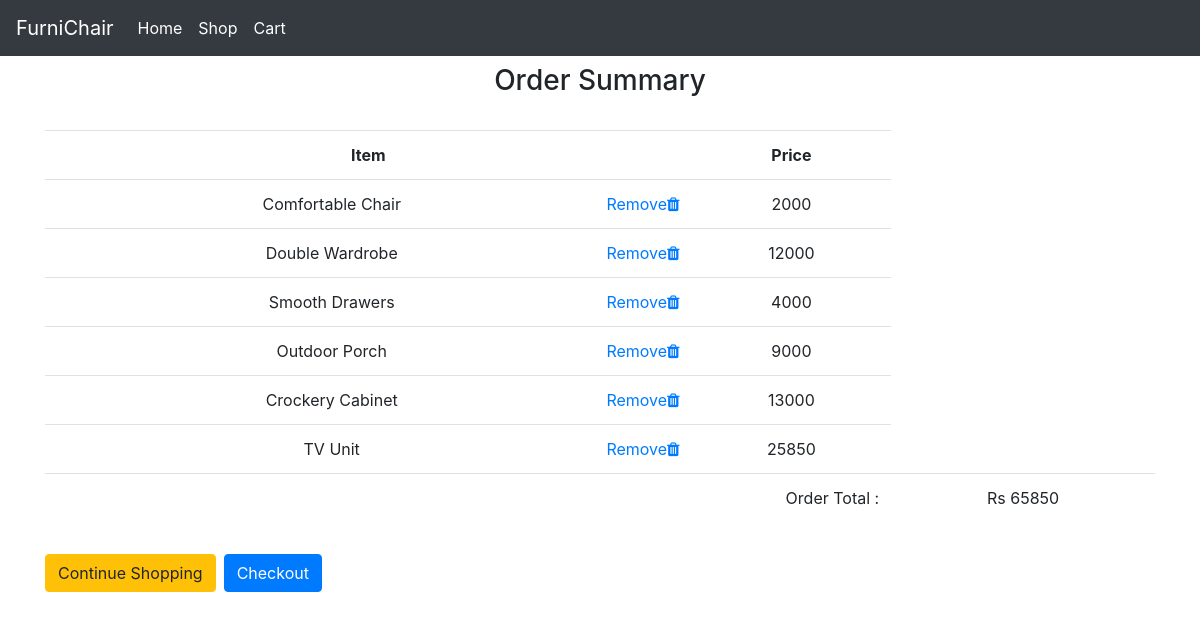
Page /cart/summary/ (signed in) on the committed database.
### cart/models.py (models this page shows, shortened)
class OrderItem(models.Model):
    product = models.OneToOneField(Product, on_delete=models.SET_NULL,null = True)
    is_ordered = models.BooleanField(default=False)
    date_added = models.DateTimeField(auto_now = True)
    date_ordered = models.DateTimeField(null=True)

class Order(models.Model):
    ref_code = models.CharField(max_length=15)
    owner = models.ForeignKey(Profile,on_delete=models.SET_NULL,null=True)
    is_ordered = models.BooleanField(default=False)
    items = models.ManyToManyField(OrderItem)
    date_ordered = models.DateTimeField(auto_now = True)
    def get_cart_items(self):
        return self.items.all()
    def get_cart_total(self):
        return sum([item.product.cost for item in self.items.all()])

### ehome/models.py (models this page shows, shortened)
class Product(models.Model):
    imgurl = models.URLField(max_length=3000)
    name = models.CharField(max_length=100)
    cost = models.IntegerField()

### cart/views.py (the view)
# urls.py: path('summary/',views.order_details,name='summary'),
@login_required()
def order_details(request,**kwargs):
    current_order = get_user_pending_order(request)
    return render(request, 'cart/summary.html',{'order':current_order})

### cart/views.py (called while the page is built)
def get_user_pending_order(request):
    user_profile = get_object_or_404(Profile,user=request.user)
    order = Order.objects.filter(owner=user_profile,is_ordered=False)
    if order.exists():
        return order[0]
    return

### cart/templates/cart/summary.html
{% extends 'base.html' %} {% block content %}
<div class="container">
  <h3 class="text-center mt-2">Order Summary</h3>
  <br />
  <div class="row">
    <table class="table text-center">
      <tr class="text-center">
        <th>Item</th>
        <th>Price</th>
      </tr>
      {% for product in order.get_cart_items %}
      <tr>
        <td>
          {{ product.product.name }}
          <span class="pull-right">
            <a href="{% url 'cart:delete_item' product.id %}"
              >Remove<i class="fa fa-trash"></i
            ></a>
          </span>
        </td>
        <td>{{ product.product.cost }}</td>
      </tr>
      {% empty %}
      <tr>
        <td colspan="3">
          No products added yet!
        </td>
      </tr>
      {% endfor %}
      <tr>
        {% if order.get_cart_total != None %}
        <td colspan="2">
          <p class="pull-right">
            Order Total :
          </p>
        </td>
        <td colspan="1">Rs {{ order.get_cart_total }}</td>
        {% endif %}
      </tr>
    </table>
    <a href="{% url 'ehome:shop' %}" class="btn btn-warning pull-left ">
      Continue Shopping
    </a>
    <a href="{% url 'cart:mail' %}" class="btn btn-primary ml-2">Checkout</a>
  </div>
</div>
{% endblock %}

### templates/base.html (shortened to what this page needs)
{% load static %}
<!DOCTYPE html>
<html lang="en">
  <head>
    <link
      rel="stylesheet"
      href="https://stackpath.bootstrapcdn.com/bootstrap/4.3.1/css/bootstrap.min.css"
    />
    <link
      rel="stylesheet"
      href="https://stackpath.bootstrapcdn.com/font-awesome/4.7.0/css/font-awesome.min.css"
    />
  </head>
  <body>
    <nav class="navbar navbar-expand-lg  navbar-dark bg-dark">
      <a class="navbar-brand" href="{% url 'ehome:shop' %}">FurniChair</a>
      <div class="collapse navbar-collapse" id="navbarSupportedContent">
        <ul class="navbar-nav mr-sm-2 ">
          <li class="nav-item nav active">
            <a class="nav-link" href="{% url 'ehome:shop' %}"
              >Home <span class="sr-only">(current)</span></a
            >
          </li>
          <li class="nav-item nav active">
            <a class="nav-link" href="{% url 'ehome:shop' %}"
              >Shop <span class="sr-only">(current)</span></a
            >
          </li>
          <li class="nav-item nav active">
            <a class="nav-link" href="{% url 'cart:summary' %}"
              >Cart <span class="sr-only">(current)</span></a
            >
          </li>
        </ul>
      </div>
    </nav>
    <div class="container">
      {% block content %} {% endblock %}
    </div>
  </body>
</html>

### rows in the picture
OrderItem: product.name "Comfortable Chair", product.cost "2000"
OrderItem: product.name "Double Wardrobe", product.cost "12000"
OrderItem: product.name "Smooth Drawers", product.cost "4000"
OrderItem: product.name "Outdoor Porch", product.cost "9000"
OrderItem: product.name "Crockery Cabinet", product.cost "13000"
OrderItem: product.name "TV Unit", product.cost "25850"
Order: get_cart_total "65850"
